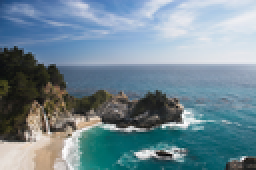
%> input picture RoboticsVision/ImageCarving/waterfall.png, 128 x 85 px, shrunk from 700 x 466 before the run (shown 2 times larger)
$ octave ImageCarving.m   (GNU Octave 9; MATLAB toolbox functions it lacks are replaced by stand-ins)
%> lines starting %> are read from the running program, lines starting %| are printed output that depends on the picture
N = 20;
Ic = ImageCarvingFunction(N);
function Ic = ImageCarvingFunction(N)
%> called with N = 20

% N: number of vertical seams you have to remove


% read image
I = im2double(imread('waterfall.png'));
% get grayscale image
Ig0 = rgb2gray(im2double(I));
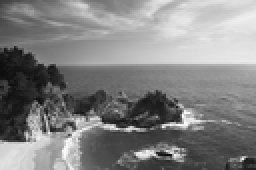
%> Ig0: size 85x128 double (shown 2 times larger); min 0.00595, max 1, mean 0.513

% colored image
Ic = I;


for iIter = 1:N

    Ig = rgb2gray(Ic);
    Gx = imfilter(Ig,.5*[-1 0 1],'replicate');
    Gy = imfilter(Ig,.5*[-1 0 1]','replicate');
    E = abs(Gx) +  abs(Gy); % energy


    M = zeros(size(Ig)); % cumulative energy

    % your CODE starts here
    [rows, columns] = size(E);
    P = zeros(rows,columns); % path function

    % set first rows of M to first rows of E
    M(1,:) = E(1,:);

    % construct cumulative energy map M and path matrix P
    for i = 2: rows
        for j = 2: columns-1
            [minimum,index_min] = min([M(i-1,j-1), M(i-1,j), M(i-1,j+1)]);
            M(i,j) = E(i,j) + minimum;
            P(i,j) = index_min -2;
        end
        [minimum_col1,index_col1] = min([M(i-1,1), M(i-1,2)]);
        M(i,1) = E(i,1) + minimum_col1;
        P(i,1) = index_col1 - 1;
        [minimum_last_col,index_last_col] = min([M(i-1,columns-1), M(i-1,columns)]);
        M(i,columns) = E(i,columns) + minimum_last_col;
        P(i,columns) = index_last_col - 2;
    end

    % construct vertical seam
    verticalSeam = zeros(rows,1);
    [~,col_index] =  min(M(rows,:));
    verticalSeam(rows) = col_index;

    for i = (rows-1):-1:1
        verticalSeam(i) = verticalSeam(i+1) + P(i+1,verticalSeam(i+1));
    end

    % reduce width of image by removing the vertical seam
    reduceIm = zeros(rows,columns-1, 3);

    for i = 1:rows
        reduceIm(i, 1:(verticalSeam(i)-1),:) = Ic(i,1:(verticalSeam(i)-1),:);
        reduceIm(i,verticalSeam(i):(columns-1),:) = Ic(i,(verticalSeam(i)+1):columns,:);
    end

    Ic = reduceIm;
    % your CODE ends here


end
%> this loop made 20 passes
%> col_index on passes 1 to 12: 110, 108, 108, 107, 106, 105, 105, 100, 103, 99, 101, 96
%> pass 1, in ImageCarvingFunction, `Gy = imfilter(Ig,.5*[-1 0 1]','replicate');`:
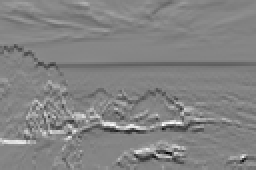
%> Gy: size 85x128 double (shown 2 times larger); min -0.441, max 0.41, mean -0.00238; drawn with min black and max white
%> pass 1, in ImageCarvingFunction, `E = abs(Gx) +  abs(Gy);`:
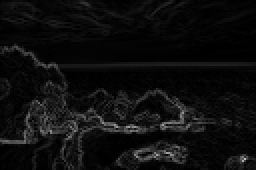
%> E: size 85x128 double (shown 2 times larger); min 0, max 0.741, mean 0.0557
%> after the loop:
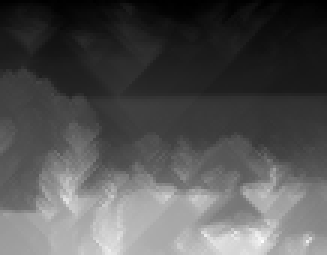
%> M: size 85x109 double (shown 3 times larger); min 0.00121, max 3.29, mean 1.08; drawn with min black and max white
%> after the loop:
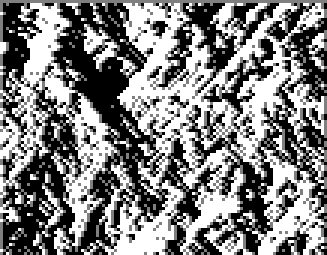
%> P: size 85x109 double (shown 3 times larger); min -1, max 1, mean 0.0133; drawn with min black and max white
%> after the loop:
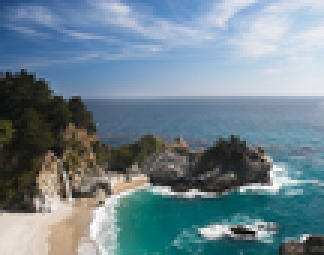
%> reduceIm: size 85x108x3 double (shown 3 times larger); mean R, G, B 0.434, 0.518, 0.563
%> after the loop, verticalSeam = 85 values, max 24 at index 7, min 1 at index 71, mean 11.27
figure(1),imshow(I);
figure(2),imshow(Ic);
figure(3),imshow(E);
%> after `imshow(E)`:
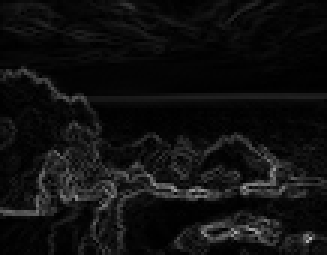
%> displayed picture: size 85x109, on the screen's scale of 0 to 255 (shown 3 times larger); min 0, max 189, mean 15.6


end
